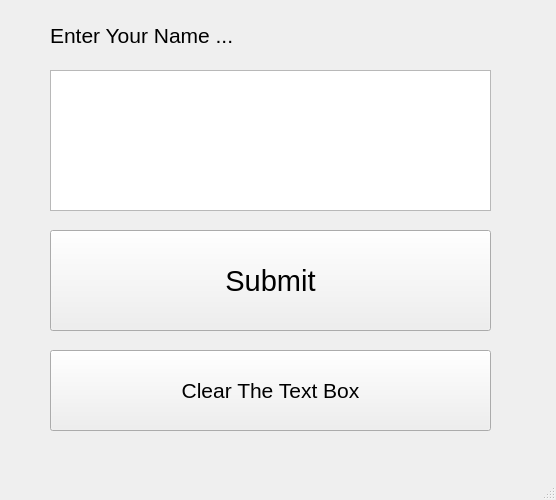
<?xml version="1.0" encoding="UTF-8"?>
<ui version="4.0">
 <class>MainWindow</class>
 <widget class="QMainWindow" name="MainWindow">
  <property name="geometry">
   <rect>
    <x>0</x>
    <y>0</y>
    <width>556</width>
    <height>500</height>
   </rect>
  </property>
  <property name="windowTitle">
   <string>MainWindow</string>
  </property>
  <widget class="QWidget" name="centralwidget">
   <widget class="QPushButton" name="pushButton">
    <property name="geometry">
     <rect>
      <x>50</x>
      <y>230</y>
      <width>441</width>
      <height>101</height>
     </rect>
    </property>
    <property name="font">
     <font>
      <pointsize>22</pointsize>
     </font>
    </property>
    <property name="text">
     <string>Submit</string>
    </property>
   </widget>
   <widget class="QTextEdit" name="textEdit">
    <property name="geometry">
     <rect>
      <x>50</x>
      <y>70</y>
      <width>441</width>
      <height>141</height>
     </rect>
    </property>
    <property name="font">
     <font>
      <pointsize>16</pointsize>
     </font>
    </property>
   </widget>
   <widget class="QLabel" name="label">
    <property name="geometry">
     <rect>
      <x>50</x>
      <y>10</y>
      <width>431</width>
      <height>51</height>
     </rect>
    </property>
    <property name="font">
     <font>
      <pointsize>16</pointsize>
     </font>
    </property>
    <property name="text">
     <string>Enter Your Name ...</string>
    </property>
   </widget>
   <widget class="QPushButton" name="pushButton_2">
    <property name="geometry">
     <rect>
      <x>50</x>
      <y>350</y>
      <width>441</width>
      <height>81</height>
     </rect>
    </property>
    <property name="font">
     <font>
      <pointsize>16</pointsize>
     </font>
    </property>
    <property name="text">
     <string>Clear The Text Box</string>
    </property>
   </widget>
  </widget>
  <widget class="QMenuBar" name="menubar">
   <property name="geometry">
    <rect>
     <x>0</x>
     <y>0</y>
     <width>556</width>
     <height>26</height>
    </rect>
   </property>
  </widget>
  <widget class="QStatusBar" name="statusbar"/>
 </widget>
 <resources/>
 <connections/>
</ui>
